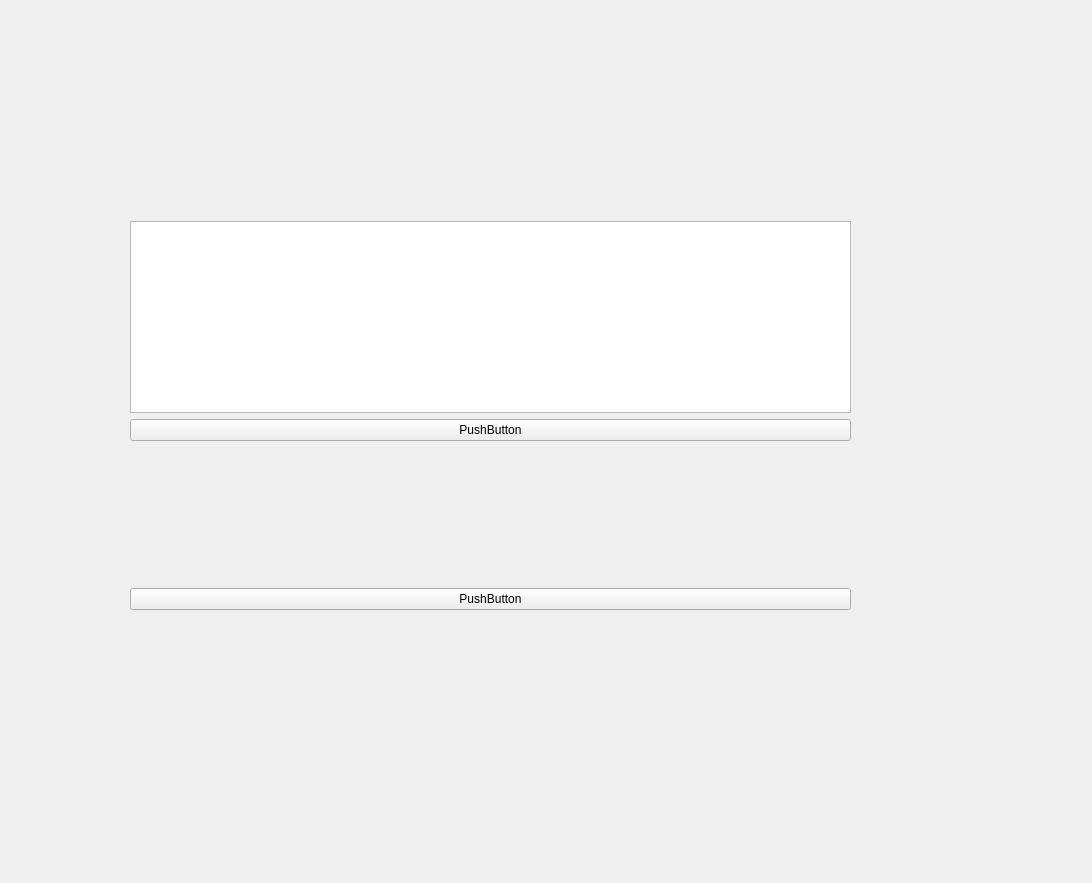
<?xml version="1.0" encoding="UTF-8"?>
<ui version="4.0">
 <class>Form</class>
 <widget class="QWidget" name="Form">
  <property name="geometry">
   <rect>
    <x>0</x>
    <y>0</y>
    <width>1092</width>
    <height>883</height>
   </rect>
  </property>
  <property name="windowTitle">
   <string>Form</string>
  </property>
  <widget class="QWidget" name="verticalLayoutWidget">
   <property name="geometry">
    <rect>
     <x>130</x>
     <y>80</y>
     <width>721</width>
     <height>671</height>
    </rect>
   </property>
   <layout class="QVBoxLayout" name="verticalLayout">
    <item>
     <layout class="QGridLayout" name="gridLayout">
      <item row="0" column="0">
       <widget class="QTextEdit" name="textEdit">
        <property name="sizePolicy">
         <sizepolicy hsizetype="Expanding" vsizetype="Fixed">
          <horstretch>0</horstretch>
          <verstretch>0</verstretch>
         </sizepolicy>
        </property>
        <property name="font">
         <font>
          <pointsize>20</pointsize>
         </font>
        </property>
       </widget>
      </item>
      <item row="1" column="0">
       <widget class="QPushButton" name="pushButton">
        <property name="text">
         <string>PushButton</string>
        </property>
       </widget>
      </item>
     </layout>
    </item>
    <item>
     <layout class="QGridLayout" name="gridLayout_2">
      <item row="0" column="0">
       <widget class="QPushButton" name="pushButton_2">
        <property name="text">
         <string>PushButton</string>
        </property>
       </widget>
      </item>
     </layout>
    </item>
   </layout>
  </widget>
 </widget>
 <resources/>
 <connections/>
</ui>
